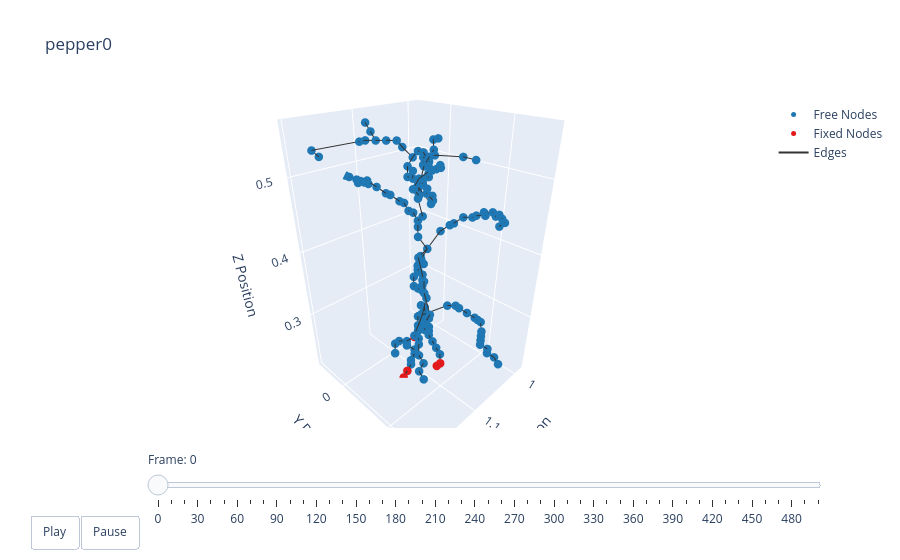

This figure's notebook cell:
### Markdown cell above
### Plotting

### Code cell
t = np.arange(robot.sim_params.total_time, step=robot.sim_params.dt)
options = dismech.AnimationOptions(title=plant_name, plot_step=10)

fig = dismech.get_interactive_animation_plotly(robot, t, qs , options)
fig.show()

### Figure 1 — Plotly figure (JSON) as saved in the notebook; plotly's stock layout.template omitted (floating-point values rounded to 4 significant figures; data arrays with more than 128 entries replaced by an {"elided": "..."} marker saying what was removed)
{"data": [{"marker": {"color": "#1f78b4", "size": 5}, "mode": "markers", "name": "Free Nodes", "type": "scatter3d", "x": {"elided": "170 float values"}, "y": {"elided": "170 float values"}, "z": {"elided": "170 float values"}}, {"marker": {"color": "#e31a1c", "size": 5}, "mode": "markers", "name": "Fixed Nodes", "type": "scatter3d", "x": [1.128, 1.12, 1.072, 1.08, 1.104], "y": [0.05033, 0.05033, 0.07433, 0.07433, 0.05033], "z": [0.2049, 0.2129, 0.2129, 0.2129, 0.2689]}, {"line": {"color": "#333333", "width": 2}, "mode": "lines", "name": "Edges", "type": "scatter3d", "x": {"elided": "522 float values"}, "y": {"elided": "522 float values"}, "z": {"elided": "522 float values"}}, {"color": "rgba(166, 206, 227, 0.7)", "i": [], "j": [], "k": [], "name": "Faces", "opacity": 0.7, "showscale": false, "type": "mesh3d", "x": {"elided": "175 float values"}, "y": {"elided": "175 float values"}, "z": {"elided": "175 float values"}}], "layout": {"scene": {"camera": {"eye": {"x": 1.225, "y": 1.225, "z": 1.0}}, "xaxis": {"range": [0.9795, 1.205], "title": {"text": "X Position"}}, "yaxis": {"range": [-0.06235, 0.1626], "title": {"text": "Y Position"}}, "zaxis": {"range": [0.2049, 0.5651], "title": {"text": "Z Position"}}}, "sliders": [{"currentvalue": {"prefix": "Frame: "}, "steps": [{"args": [["0"], {"frame": {"duration": 50, "redraw": true}, "mode": "immediate"}], "label": "0", "method": "animate"}, {"args": [["1"], {"frame": {"duration": 50, "redraw": true}, "mode": "immediate"}], "label": "10", "method": "animate"}, {"args": [["2"], {"frame": {"duration": 50, "redraw": true}, "mode": "immediate"}], "label": "20", "method": "animate"}, {"args": [["3"], {"frame": {"duration": 50, "redraw": true}, "mode": "immediate"}], "label": "30", "method": "animate"}, {"args": [["4"], {"frame": {"duration": 50, "redraw": true}, "mode": "immediate"}], "label": "40", "method": "animate"}, {"args": [["5"], {"frame": {"duration": 50, "redraw": true}, "mode": "immediate"}], "label": "50", "method": "animate"}, {"args": [["6"], {"frame": {"duration": 50, "redraw": true}, "mode": "immediate"}], "label": "60", "method": "animate"}, {"args": [["7"], {"frame": {"duration": 50, "redraw": true}, "mode": "immediate"}], "label": "70", "method": "animate"}, {"args": [["8"], {"frame": {"duration": 50, "redraw": true}, "mode": "immediate"}], "label": "80", "method": "animate"}, {"args": [["9"], {"frame": {"duration": 50, "redraw": true}, "mode": "immediate"}], "label": "90", "method": "animate"}, {"args": [["10"], {"frame": {"duration": 50, "redraw": true}, "mode": "immediate"}], "label": "100", "method": "animate"}, {"args": [["11"], {"frame": {"duration": 50, "redraw": true}, "mode": "immediate"}], "label": "110", "method": "animate"}, {"args": [["12"], {"frame": {"duration": 50, "redraw": true}, "mode": "immediate"}], "label": "120", "method": "animate"}, {"args": [["13"], {"frame": {"duration": 50, "redraw": true}, "mode": "immediate"}], "label": "130", "method": "animate"}, {"args": [["14"], {"frame": {"duration": 50, "redraw": true}, "mode": "immediate"}], "label": "140", "method": "animate"}, {"args": [["15"], {"frame": {"duration": 50, "redraw": true}, "mode": "immediate"}], "label": "150", "method": "animate"}, {"args": [["16"], {"frame": {"duration": 50, "redraw": true}, "mode": "immediate"}], "label": "160", "method": "animate"}, {"args": [["17"], {"frame": {"duration": 50, "redraw": true}, "mode": "immediate"}], "label": "170", "method": "animate"}, {"args": [["18"], {"frame": {"duration": 50, "redraw": true}, "mode": "immediate"}], "label": "180", "method": "animate"}, {"args": [["19"], {"frame": {"duration": 50, "redraw": true}, "mode": "immediate"}], "label": "190", "method": "animate"}, {"args": [["20"], {"frame": {"duration": 50, "redraw": true}, "mode": "immediate"}], "label": "200", "method": "animate"}, {"args": [["21"], {"frame": {"duration": 50, "redraw": true}, "mode": "immediate"}], "label": "210", "method": "animate"}, {"args": [["22"], {"frame": {"duration": 50, "redraw": true}, "mode": "immediate"}], "label": "220", "method": "animate"}, {"args": [["23"], {"frame": {"duration": 50, "redraw": true}, "mode": "immediate"}], "label": "230", "method": "animate"}, {"args": [["24"], {"frame": {"duration": 50, "redraw": true}, "mode": "immediate"}], "label": "240", "method": "animate"}, {"args": [["25"], {"frame": {"duration": 50, "redraw": true}, "mode": "immediate"}], "label": "250", "method": "animate"}, {"args": [["26"], {"frame": {"duration": 50, "redraw": true}, "mode": "immediate"}], "label": "260", "method": "animate"}, {"args": [["27"], {"frame": {"duration": 50, "redraw": true}, "mode": "immediate"}], "label": "270", "method": "animate"}, {"args": [["28"], {"frame": {"duration": 50, "redraw": true}, "mode": "immediate"}], "label": "280", "method": "animate"}, {"args": [["29"], {"frame": {"duration": 50, "redraw": true}, "mode": "immediate"}], "label": "290", "method": "animate"}, {"args": [["30"], {"frame": {"duration": 50, "redraw": true}, "mode": "immediate"}], "label": "300", "method": "animate"}, {"args": [["31"], {"frame": {"duration": 50, "redraw": true}, "mode": "immediate"}], "label": "310", "method": "animate"}, {"args": [["32"], {"frame": {"duration": 50, "redraw": true}, "mode": "immediate"}], "label": "320", "method": "animate"}, {"args": [["33"], {"frame": {"duration": 50, "redraw": true}, "mode": "immediate"}], "label": "330", "method": "animate"}, {"args": [["34"], {"frame": {"duration": 50, "redraw": true}, "mode": "immediate"}], "label": "340", "method": "animate"}, {"args": [["35"], {"frame": {"duration": 50, "redraw": true}, "mode": "immediate"}], "label": "350", "method": "animate"}, {"args": [["36"], {"frame": {"duration": 50, "redraw": true}, "mode": "immediate"}], "label": "360", "method": "animate"}, {"args": [["37"], {"frame": {"duration": 50, "redraw": true}, "mode": "immediate"}], "label": "370", "method": "animate"}, {"args": [["38"], {"frame": {"duration": 50, "redraw": true}, "mode": "immediate"}], "label": "380", "method": "animate"}, {"args": [["39"], {"frame": {"duration": 50, "redraw": true}, "mode": "immediate"}], "label": "390", "method": "animate"}, {"args": [["40"], {"frame": {"duration": 50, "redraw": true}, "mode": "immediate"}], "label": "400", "method": "animate"}, {"args": [["41"], {"frame": {"duration": 50, "redraw": true}, "mode": "immediate"}], "label": "410", "method": "animate"}, {"args": [["42"], {"frame": {"duration": 50, "redraw": true}, "mode": "immediate"}], "label": "420", "method": "animate"}, {"args": [["43"], {"frame": {"duration": 50, "redraw": true}, "mode": "immediate"}], "label": "430", "method": "animate"}, {"args": [["44"], {"frame": {"duration": 50, "redraw": true}, "mode": "immediate"}], "label": "440", "method": "animate"}, {"args": [["45"], {"frame": {"duration": 50, "redraw": true}, "mode": "immediate"}], "label": "450", "method": "animate"}, {"args": [["46"], {"frame": {"duration": 50, "redraw": true}, "mode": "immediate"}], "label": "460", "method": "animate"}, {"args": [["47"], {"frame": {"duration": 50, "redraw": true}, "mode": "immediate"}], "label": "470", "method": "animate"}, {"args": [["48"], {"frame": {"duration": 50, "redraw": true}, "mode": "immediate"}], "label": "480", "method": "animate"}, {"args": [["49"], {"frame": {"duration": 50, "redraw": true}, "mode": "immediate"}], "label": "490", "method": "animate"}, {"args": [["50"], {"frame": {"duration": 50, "redraw": true}, "mode": "immediate"}], "label": "499", "method": "animate"}], "transition": {"duration": 0}, "x": 0.1, "y": 0}], "title": {"text": "pepper0"}, "updatemenus": [{"buttons": [{"args": [null, {"frame": {"duration": 50, "redraw": true}, "fromcurrent": true}], "label": "Play", "method": "animate"}, {"args": [[null], {"frame": {"duration": 0, "redraw": true}, "mode": "immediate"}], "label": "Pause", "method": "animate"}], "direction": "left", "pad": {"r": 10, "t": 87}, "showactive": false, "type": "buttons", "x": 0.1, "xanchor": "right", "y": 0, "yanchor": "top"}]}}
